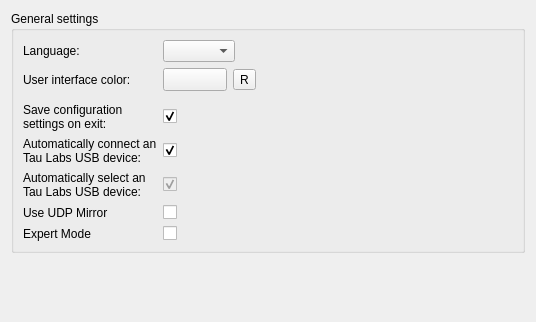
<?xml version="1.0" encoding="UTF-8"?>
<ui version="4.0">
 <class>Core::Internal::GeneralSettings</class>
 <widget class="QWidget" name="Core::Internal::GeneralSettings">
  <property name="geometry">
   <rect>
    <x>0</x>
    <y>0</y>
    <width>536</width>
    <height>322</height>
   </rect>
  </property>
  <layout class="QVBoxLayout" name="verticalLayout_2">
   <item>
    <widget class="QGroupBox" name="groupBox">
     <property name="title">
      <string>General settings</string>
     </property>
     <layout class="QGridLayout" name="gridLayout">
      <item row="1" column="0">
       <widget class="QLabel" name="colorLabel">
        <property name="text">
         <string>User interface color:</string>
        </property>
       </widget>
      </item>
      <item row="1" column="1">
       <widget class="QWidget" name="widget" native="true">
        <layout class="QGridLayout" name="gridLayout_2">
         <property name="margin">
          <number>0</number>
         </property>
         <item row="0" column="1">
          <widget class="QToolButton" name="resetButton">
           <property name="toolTip">
            <string>Reset to default</string>
           </property>
           <property name="text">
            <string>R</string>
           </property>
           <property name="icon">
            <iconset resource="core.qrc">
             <normaloff>:/core/images/reset.png</normaloff>:/core/images/reset.png</iconset>
           </property>
          </widget>
         </item>
         <item row="0" column="0">
          <widget class="Utils::QtColorButton" name="colorButton">
           <property name="sizePolicy">
            <sizepolicy hsizetype="Preferred" vsizetype="Preferred">
             <horstretch>0</horstretch>
             <verstretch>0</verstretch>
            </sizepolicy>
           </property>
           <property name="minimumSize">
            <size>
             <width>64</width>
             <height>0</height>
            </size>
           </property>
           <property name="alphaAllowed" stdset="0">
            <bool>false</bool>
           </property>
          </widget>
         </item>
         <item row="0" column="2">
          <spacer name="horizontalSpacer">
           <property name="orientation">
            <enum>Qt::Horizontal</enum>
           </property>
           <property name="sizeHint" stdset="0">
            <size>
             <width>40</width>
             <height>20</height>
            </size>
           </property>
          </spacer>
         </item>
        </layout>
       </widget>
      </item>
      <item row="9" column="1">
       <widget class="QWidget" name="widget_2" native="true">
        <layout class="QGridLayout" name="gridLayout_3">
         <property name="margin">
          <number>0</number>
         </property>
        </layout>
       </widget>
      </item>
      <item row="10" column="1">
       <widget class="QCheckBox" name="checkBoxSaveOnExit">
        <property name="text">
         <string/>
        </property>
        <property name="checked">
         <bool>true</bool>
        </property>
       </widget>
      </item>
      <item row="10" column="0">
       <widget class="QLabel" name="label_4">
        <property name="text">
         <string>Save configuration settings on exit:</string>
        </property>
        <property name="wordWrap">
         <bool>true</bool>
        </property>
       </widget>
      </item>
      <item row="11" column="0">
       <widget class="QLabel" name="label_5">
        <property name="text">
         <string>Automatically connect an Tau Labs USB device:</string>
        </property>
        <property name="wordWrap">
         <bool>true</bool>
        </property>
       </widget>
      </item>
      <item row="11" column="1">
       <widget class="QCheckBox" name="checkAutoConnect">
        <property name="text">
         <string/>
        </property>
        <property name="checked">
         <bool>true</bool>
        </property>
       </widget>
      </item>
      <item row="12" column="0">
       <widget class="QLabel" name="label_6">
        <property name="text">
         <string>Automatically select an Tau Labs USB device:</string>
        </property>
        <property name="wordWrap">
         <bool>true</bool>
        </property>
       </widget>
      </item>
      <item row="12" column="1">
       <widget class="QCheckBox" name="checkAutoSelect">
        <property name="enabled">
         <bool>false</bool>
        </property>
        <property name="text">
         <string/>
        </property>
        <property name="checked">
         <bool>true</bool>
        </property>
       </widget>
      </item>
      <item row="13" column="1">
       <widget class="QCheckBox" name="cbUseUDPMirror">
        <property name="text">
         <string/>
        </property>
       </widget>
      </item>
      <item row="13" column="0">
       <widget class="QLabel" name="labelUDP">
        <property name="text">
         <string>Use UDP Mirror</string>
        </property>
       </widget>
      </item>
      <item row="14" column="0">
       <widget class="QLabel" name="labelExpert">
        <property name="text">
         <string>Expert Mode</string>
        </property>
       </widget>
      </item>
      <item row="14" column="1">
       <widget class="QCheckBox" name="cbExpertMode">
        <property name="text">
         <string/>
        </property>
       </widget>
      </item>
      <item row="0" column="1">
       <layout class="QHBoxLayout" name="horizontalLayout">
        <item>
         <widget class="QComboBox" name="languageBox"/>
        </item>
        <item>
         <spacer name="horizontalSpacer_3">
          <property name="orientation">
           <enum>Qt::Horizontal</enum>
          </property>
          <property name="sizeHint" stdset="0">
           <size>
            <width>40</width>
            <height>20</height>
           </size>
          </property>
         </spacer>
        </item>
       </layout>
      </item>
      <item row="0" column="0">
       <widget class="QLabel" name="label_3">
        <property name="text">
         <string>Language:</string>
        </property>
       </widget>
      </item>
     </layout>
    </widget>
   </item>
   <item>
    <spacer name="verticalSpacer">
     <property name="orientation">
      <enum>Qt::Vertical</enum>
     </property>
     <property name="sizeHint" stdset="0">
      <size>
       <width>20</width>
       <height>111</height>
      </size>
     </property>
    </spacer>
   </item>
  </layout>
 </widget>
 <customwidgets>
  <customwidget>
   <class>Utils::QtColorButton</class>
   <extends>QToolButton</extends>
   <header>utils/qtcolorbutton.h</header>
  </customwidget>
 </customwidgets>
 <resources>
  <include location="core.qrc"/>
 </resources>
 <connections/>
</ui>
